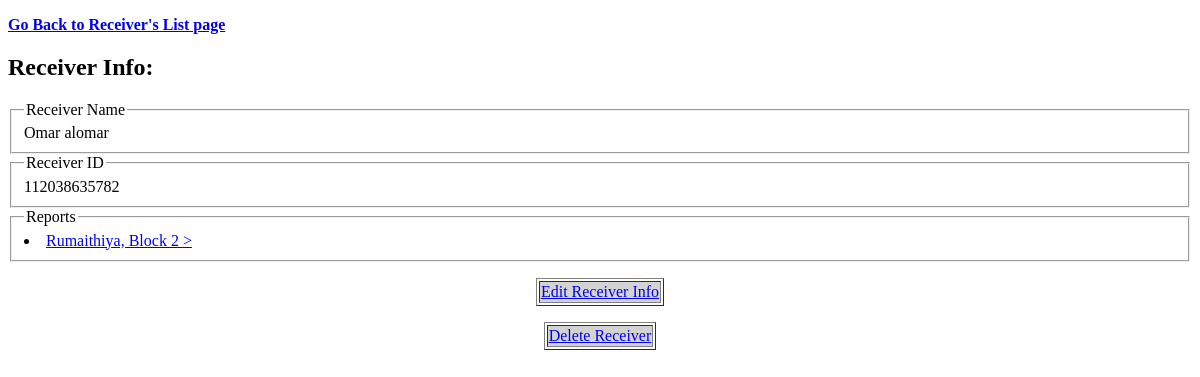
/report/show/receiver/112038635782/, run on an earlier commit of the app's database.
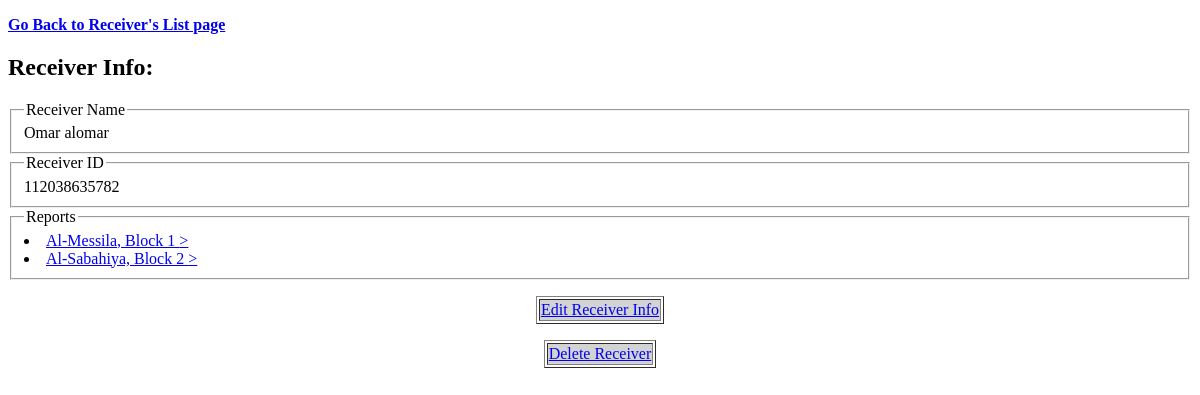
And on a later commit of the database.
### report/models.py (models this page shows, shortened)
class Receiver(models.Model):
  ResCivilId = models.CharField(max_length=50)
  ResName = models.CharField(max_length=50)
  email = models.EmailField(blank=True, null=True)

class Report(models.Model):
    STATUS = (
        (0,"Two car crash"),
        (1,"Multi car crash"),
        (2,"Car crash with Injury"),
        (3,"Car crash with Death"),
        (4,"Car crash with Fire"),
    )
    LOCATION = (
        (0,"Kuwait City"),
        (1,"Al Jahra"),
        (2,"Hawalli"),
        (3,"Farwaniyah"),
        (4,"Mubarak Al-Kabeer"),
        (5, "Al Ahmadi"),
    )
    RSTATUS = (
        (0,"No Traffic Delays"),
        (1," Medium Amount of Traffic"),
        (2, " Traffic Delays"),
    )
    location = models.IntegerField(choices=LOCATION)
    Accident_Address = models.TextField(null=True, blank=True)
    Accident_Describtion = models.TextField(null=True, blank=True)
    status = models.IntegerField(choices=STATUS)
    created_on = models.DateTimeField(auto_now_add=True)
    RoadStatus = models.IntegerField(choices=RSTATUS, default=0)
    reporter = models.ForeignKey(Reporter, on_delete=models.CASCADE)
    receivers = models.ManyToManyField(Receiver, through='ReportStatus')

### report/views.py (the view)
# urls.py: path('show/receiver/<int:receiver_ResCivilId>/', views.receiver_details, name = 'show-receiver'),
def receiver_details(request, receiver_ResCivilId):
  data={}
  receiver = Receiver.objects.get(ResCivilId = receiver_ResCivilId)
  reports = receiver.report_set.all()
  data['report'] = reports
  data['receiver'] = receiver
  return render(request, "receiver_details.html", context=data)

### report/templates/receiver_details.html (shortened to what this page needs)
<!DOCTYPE html>
<html lang="en">
<head>
</head>
<body>
      <p><strong><a href="/report/receivers/">Go Back to Receiver's List page</a></strong></p>
<p><h2><strong> Receiver Info: </strong></h2></p>
<div id="customForm">
        <fieldset class="name">
            <legend> Receiver Name</legend>
            <editor-field name="first_name">{{ receiver.ResName }}</editor-field>
        </fieldset>
        <fieldset class="office Position">
            <legend> Receiver ID </legend>
            <editor-field name="ID">{{ receiver.ResCivilId}}</editor-field>
        </fieldset>
        <fieldset class="hr">
            <legend> Reports </legend>
            <editor-field name="reports">  {% for o in report %}
    <li><a href="/report/show/report/{{o.id}}/"<strong>{{ o.Accident_Address }} </strong>></a></li>
  {% endfor %}</editor-field>
        </fieldset>
    </div>
  <p>
  <table border=1 align="center">
    <tr bgcolor="lightgrey">
        <td align="center"><a href="/report/edit/receiver/{{receiver.ResCivilId}}/">Edit Receiver Info</a></td>
    </tr>
  </table> </p>
  <p>
  <table border=1 align="center">
    <tr bgcolor="lightgrey">
        <td align="center"><a href="/report/delete/receiver/{{receiver.ResCivilId}}/">Delete Receiver</a></td>
    </tr>
  </table> </p>
</body>
</html>

What changed in the data, as far as the page shows it:
no longer on this page (row edited): Report: Accident_Address "Rumaithiya, Block 2"
now on this page (row edited): Report: Accident_Address "Al-Messila, Block 1"
now on this page (row edited): Report: Accident_Address "Al-Sabahiya, Block 2"
